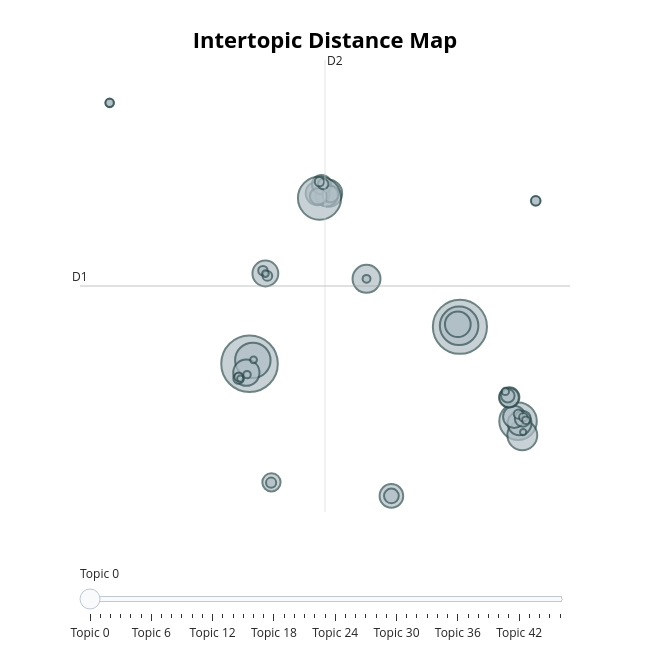

The notebook cell this image was saved under:
### Code cell
fig = topic_model.visualize_topics()
fig.show()
fig.write_html(r"C:\Users\Lyk\Desktop\黑神话悟空-数据\英文评论\气泡图-4.0.html")

### Figure 1 — Plotly figure (JSON) as saved in the notebook; plotly's stock layout.template omitted (floating-point values rounded to 4 significant figures; data arrays with more than 128 entries replaced by an {"elided": "..."} marker saying what was removed)
{"data": [{"customdata": {"elided": "47x3 mixed values"}, "hovertemplate": "<b>Topic %{customdata[0]}</b><br>%{customdata[1]}<br>Size: %{customdata[2]}", "legendgroup": "", "marker": {"color": "#B0BEC5", "line": {"color": "DarkSlateGrey", "width": 2}, "size": [3071, 2814, 1424, 1350, 1205, 858, 749, 697, 663, 634, 642, 551, 534, 471, 465, 379, 376, 545, 360, 321, 259, 247, 268, 208, 175, 1790, 106, 81, 76, 85, 91, 84, 70, 70, 100, 107, 60, 66, 57, 91, 51, 53, 73, 45, 38, 43, 39], "sizemode": "area", "sizeref": 1.919, "symbol": "circle"}, "mode": "markers", "name": "", "orientation": "v", "showlegend": false, "type": "scatter", "x": [-4.169, 11.01, 10.96, 15.21, -3.931, 15.52, 4.274, 1.544, -4.4, 10.86, -3.026, 15.32, 6.069, 14.93, 1.399, 14.59, 14.55, 0.7455, 1.027, -2.588, 1.685, 15.55, 0.7884, 6.069, 14.47, 0.8821, 1.148, 15.23, 16.49, -3.201, -2.882, 0.8759, 15.59, -14.26, -2.61, -4.959, 4.274, -14.26, 15.78, 16.49, 14.29, -4.349, -4.95, -3.88, 15.58, -3.023, -4.835], "xaxis": "x", "y": [1.497, 3.707, 3.766, -1.947, 1.697, -2.792, 6.581, 11.71, 0.9579, 3.859, 6.9, -2.076, -6.426, -1.686, 11.58, -0.5138, -0.5312, 11.71, 12.23, -5.611, 11.66, -1.797, 11.53, -6.426, -0.4208, 11.42, 12.26, -1.526, 11.26, 7.075, 6.756, 12.41, -1.716, 17.12, -5.634, 0.6104, 6.581, 17.12, -1.892, 11.26, -0.165, 0.8406, 0.7136, 1.729, -2.607, 6.897, 0.5944], "yaxis": "y"}], "layout": {"annotations": [{"showarrow": false, "text": "D1", "x": -16.4, "y": 6.152, "yshift": 10}, {"showarrow": false, "text": "D2", "x": 1.277, "xshift": 10, "y": 19.69}], "height": 650, "hoverlabel": {"bgcolor": "white", "font": {"family": "Rockwell", "size": 16}}, "legend": {"itemsizing": "constant", "tracegroupgap": 0}, "margin": {"t": 60}, "shapes": [{"line": {"color": "#CFD8DC", "width": 2}, "type": "line", "x0": 1.277, "x1": 1.277, "y0": -7.389, "y1": 19.69}, {"line": {"color": "#9E9E9E", "width": 2}, "type": "line", "x0": -16.4, "x1": 18.96, "y0": 6.152, "y1": 6.152}], "sliders": [{"active": 0, "pad": {"t": 50}, "steps": [{"args": [{"marker.color": [["red", "#B0BEC5", "#B0BEC5", "#B0BEC5", "#B0BEC5", "#B0BEC5", "#B0BEC5", "#B0BEC5", "#B0BEC5", "#B0BEC5", "#B0BEC5", "#B0BEC5", "#B0BEC5", "#B0BEC5", "#B0BEC5", "#B0BEC5", "#B0BEC5", "#B0BEC5", "#B0BEC5", "#B0BEC5", "#B0BEC5", "#B0BEC5", "#B0BEC5", "#B0BEC5", "#B0BEC5", "#B0BEC5", "#B0BEC5", "#B0BEC5", "#B0BEC5", "#B0BEC5", "#B0BEC5", "#B0BEC5", "#B0BEC5", "#B0BEC5", "#B0BEC5", "#B0BEC5", "#B0BEC5", "#B0BEC5", "#B0BEC5", "#B0BEC5", "#B0BEC5", "#B0BEC5", "#B0BEC5", "#B0BEC5", "#B0BEC5", "#B0BEC5", "#B0BEC5"]]}], "label": "Topic 0", "method": "update"}, {"args": [{"marker.color": [["#B0BEC5", "red", "#B0BEC5", "#B0BEC5", "#B0BEC5", "#B0BEC5", "#B0BEC5", "#B0BEC5", "#B0BEC5", "#B0BEC5", "#B0BEC5", "#B0BEC5", "#B0BEC5", "#B0BEC5", "#B0BEC5", "#B0BEC5", "#B0BEC5", "#B0BEC5", "#B0BEC5", "#B0BEC5", "#B0BEC5", "#B0BEC5", "#B0BEC5", "#B0BEC5", "#B0BEC5", "#B0BEC5", "#B0BEC5", "#B0BEC5", "#B0BEC5", "#B0BEC5", "#B0BEC5", "#B0BEC5", "#B0BEC5", "#B0BEC5", "#B0BEC5", "#B0BEC5", "#B0BEC5", "#B0BEC5", "#B0BEC5", "#B0BEC5", "#B0BEC5", "#B0BEC5", "#B0BEC5", "#B0BEC5", "#B0BEC5", "#B0BEC5", "#B0BEC5"]]}], "label": "Topic 1", "method": "update"}, {"args": [{"marker.color": [["#B0BEC5", "#B0BEC5", "red", "#B0BEC5", "#B0BEC5", "#B0BEC5", "#B0BEC5", "#B0BEC5", "#B0BEC5", "#B0BEC5", "#B0BEC5", "#B0BEC5", "#B0BEC5", "#B0BEC5", "#B0BEC5", "#B0BEC5", "#B0BEC5", "#B0BEC5", "#B0BEC5", "#B0BEC5", "#B0BEC5", "#B0BEC5", "#B0BEC5", "#B0BEC5", "#B0BEC5", "#B0BEC5", "#B0BEC5", "#B0BEC5", "#B0BEC5", "#B0BEC5", "#B0BEC5", "#B0BEC5", "#B0BEC5", "#B0BEC5", "#B0BEC5", "#B0BEC5", "#B0BEC5", "#B0BEC5", "#B0BEC5", "#B0BEC5", "#B0BEC5", "#B0BEC5", "#B0BEC5", "#B0BEC5", "#B0BEC5", "#B0BEC5", "#B0BEC5"]]}], "label": "Topic 2", "method": "update"}, {"args": [{"marker.color": [["#B0BEC5", "#B0BEC5", "#B0BEC5", "red", "#B0BEC5", "#B0BEC5", "#B0BEC5", "#B0BEC5", "#B0BEC5", "#B0BEC5", "#B0BEC5", "#B0BEC5", "#B0BEC5", "#B0BEC5", "#B0BEC5", "#B0BEC5", "#B0BEC5", "#B0BEC5", "#B0BEC5", "#B0BEC5", "#B0BEC5", "#B0BEC5", "#B0BEC5", "#B0BEC5", "#B0BEC5", "#B0BEC5", "#B0BEC5", "#B0BEC5", "#B0BEC5", "#B0BEC5", "#B0BEC5", "#B0BEC5", "#B0BEC5", "#B0BEC5", "#B0BEC5", "#B0BEC5", "#B0BEC5", "#B0BEC5", "#B0BEC5", "#B0BEC5", "#B0BEC5", "#B0BEC5", "#B0BEC5", "#B0BEC5", "#B0BEC5", "#B0BEC5", "#B0BEC5"]]}], "label": "Topic 3", "method": "update"}, {"args": [{"marker.color": [["#B0BEC5", "#B0BEC5", "#B0BEC5", "#B0BEC5", "red", "#B0BEC5", "#B0BEC5", "#B0BEC5", "#B0BEC5", "#B0BEC5", "#B0BEC5", "#B0BEC5", "#B0BEC5", "#B0BEC5", "#B0BEC5", "#B0BEC5", "#B0BEC5", "#B0BEC5", "#B0BEC5", "#B0BEC5", "#B0BEC5", "#B0BEC5", "#B0BEC5", "#B0BEC5", "#B0BEC5", "#B0BEC5", "#B0BEC5", "#B0BEC5", "#B0BEC5", "#B0BEC5", "#B0BEC5", "#B0BEC5", "#B0BEC5", "#B0BEC5", "#B0BEC5", "#B0BEC5", "#B0BEC5", "#B0BEC5", "#B0BEC5", "#B0BEC5", "#B0BEC5", "#B0BEC5", "#B0BEC5", "#B0BEC5", "#B0BEC5", "#B0BEC5", "#B0BEC5"]]}], "label": "Topic 4", "method": "update"}, {"args": [{"marker.color": [["#B0BEC5", "#B0BEC5", "#B0BEC5", "#B0BEC5", "#B0BEC5", "red", "#B0BEC5", "#B0BEC5", "#B0BEC5", "#B0BEC5", "#B0BEC5", "#B0BEC5", "#B0BEC5", "#B0BEC5", "#B0BEC5", "#B0BEC5", "#B0BEC5", "#B0BEC5", "#B0BEC5", "#B0BEC5", "#B0BEC5", "#B0BEC5", "#B0BEC5", "#B0BEC5", "#B0BEC5", "#B0BEC5", "#B0BEC5", "#B0BEC5", "#B0BEC5", "#B0BEC5", "#B0BEC5", "#B0BEC5", "#B0BEC5", "#B0BEC5", "#B0BEC5", "#B0BEC5", "#B0BEC5", "#B0BEC5", "#B0BEC5", "#B0BEC5", "#B0BEC5", "#B0BEC5", "#B0BEC5", "#B0BEC5", "#B0BEC5", "#B0BEC5", "#B0BEC5"]]}], "label": "Topic 5", "method": "update"}, {"args": [{"marker.color": [["#B0BEC5", "#B0BEC5", "#B0BEC5", "#B0BEC5", "#B0BEC5", "#B0BEC5", "red", "#B0BEC5", "#B0BEC5", "#B0BEC5", "#B0BEC5", "#B0BEC5", "#B0BEC5", "#B0BEC5", "#B0BEC5", "#B0BEC5", "#B0BEC5", "#B0BEC5", "#B0BEC5", "#B0BEC5", "#B0BEC5", "#B0BEC5", "#B0BEC5", "#B0BEC5", "#B0BEC5", "#B0BEC5", "#B0BEC5", "#B0BEC5", "#B0BEC5", "#B0BEC5", "#B0BEC5", "#B0BEC5", "#B0BEC5", "#B0BEC5", "#B0BEC5", "#B0BEC5", "#B0BEC5", "#B0BEC5", "#B0BEC5", "#B0BEC5", "#B0BEC5", "#B0BEC5", "#B0BEC5", "#B0BEC5", "#B0BEC5", "#B0BEC5", "#B0BEC5"]]}], "label": "Topic 6", "method": "update"}, {"args": [{"marker.color": [["#B0BEC5", "#B0BEC5", "#B0BEC5", "#B0BEC5", "#B0BEC5", "#B0BEC5", "#B0BEC5", "red", "#B0BEC5", "#B0BEC5", "#B0BEC5", "#B0BEC5", "#B0BEC5", "#B0BEC5", "#B0BEC5", "#B0BEC5", "#B0BEC5", "#B0BEC5", "#B0BEC5", "#B0BEC5", "#B0BEC5", "#B0BEC5", "#B0BEC5", "#B0BEC5", "#B0BEC5", "#B0BEC5", "#B0BEC5", "#B0BEC5", "#B0BEC5", "#B0BEC5", "#B0BEC5", "#B0BEC5", "#B0BEC5", "#B0BEC5", "#B0BEC5", "#B0BEC5", "#B0BEC5", "#B0BEC5", "#B0BEC5", "#B0BEC5", "#B0BEC5", "#B0BEC5", "#B0BEC5", "#B0BEC5", "#B0BEC5", "#B0BEC5", "#B0BEC5"]]}], "label": "Topic 7", "method": "update"}, {"args": [{"marker.color": [["#B0BEC5", "#B0BEC5", "#B0BEC5", "#B0BEC5", "#B0BEC5", "#B0BEC5", "#B0BEC5", "#B0BEC5", "red", "#B0BEC5", "#B0BEC5", "#B0BEC5", "#B0BEC5", "#B0BEC5", "#B0BEC5", "#B0BEC5", "#B0BEC5", "#B0BEC5", "#B0BEC5", "#B0BEC5", "#B0BEC5", "#B0BEC5", "#B0BEC5", "#B0BEC5", "#B0BEC5", "#B0BEC5", "#B0BEC5", "#B0BEC5", "#B0BEC5", "#B0BEC5", "#B0BEC5", "#B0BEC5", "#B0BEC5", "#B0BEC5", "#B0BEC5", "#B0BEC5", "#B0BEC5", "#B0BEC5", "#B0BEC5", "#B0BEC5", "#B0BEC5", "#B0BEC5", "#B0BEC5", "#B0BEC5", "#B0BEC5", "#B0BEC5", "#B0BEC5"]]}], "label": "Topic 8", "method": "update"}, {"args": [{"marker.color": [["#B0BEC5", "#B0BEC5", "#B0BEC5", "#B0BEC5", "#B0BEC5", "#B0BEC5", "#B0BEC5", "#B0BEC5", "#B0BEC5", "red", "#B0BEC5", "#B0BEC5", "#B0BEC5", "#B0BEC5", "#B0BEC5", "#B0BEC5", "#B0BEC5", "#B0BEC5", "#B0BEC5", "#B0BEC5", "#B0BEC5", "#B0BEC5", "#B0BEC5", "#B0BEC5", "#B0BEC5", "#B0BEC5", "#B0BEC5", "#B0BEC5", "#B0BEC5", "#B0BEC5", "#B0BEC5", "#B0BEC5", "#B0BEC5", "#B0BEC5", "#B0BEC5", "#B0BEC5", "#B0BEC5", "#B0BEC5", "#B0BEC5", "#B0BEC5", "#B0BEC5", "#B0BEC5", "#B0BEC5", "#B0BEC5", "#B0BEC5", "#B0BEC5", "#B0BEC5"]]}], "label": "Topic 9", "method": "update"}, {"args": [{"marker.color": [["#B0BEC5", "#B0BEC5", "#B0BEC5", "#B0BEC5", "#B0BEC5", "#B0BEC5", "#B0BEC5", "#B0BEC5", "#B0BEC5", "#B0BEC5", "red", "#B0BEC5", "#B0BEC5", "#B0BEC5", "#B0BEC5", "#B0BEC5", "#B0BEC5", "#B0BEC5", "#B0BEC5", "#B0BEC5", "#B0BEC5", "#B0BEC5", "#B0BEC5", "#B0BEC5", "#B0BEC5", "#B0BEC5", "#B0BEC5", "#B0BEC5", "#B0BEC5", "#B0BEC5", "#B0BEC5", "#B0BEC5", "#B0BEC5", "#B0BEC5", "#B0BEC5", "#B0BEC5", "#B0BEC5", "#B0BEC5", "#B0BEC5", "#B0BEC5", "#B0BEC5", "#B0BEC5", "#B0BEC5", "#B0BEC5", "#B0BEC5", "#B0BEC5", "#B0BEC5"]]}], "label": "Topic 10", "method": "update"}, {"args": [{"marker.color": [["#B0BEC5", "#B0BEC5", "#B0BEC5", "#B0BEC5", "#B0BEC5", "#B0BEC5", "#B0BEC5", "#B0BEC5", "#B0BEC5", "#B0BEC5", "#B0BEC5", "red", "#B0BEC5", "#B0BEC5", "#B0BEC5", "#B0BEC5", "#B0BEC5", "#B0BEC5", "#B0BEC5", "#B0BEC5", "#B0BEC5", "#B0BEC5", "#B0BEC5", "#B0BEC5", "#B0BEC5", "#B0BEC5", "#B0BEC5", "#B0BEC5", "#B0BEC5", "#B0BEC5", "#B0BEC5", "#B0BEC5", "#B0BEC5", "#B0BEC5", "#B0BEC5", "#B0BEC5", "#B0BEC5", "#B0BEC5", "#B0BEC5", "#B0BEC5", "#B0BEC5", "#B0BEC5", "#B0BEC5", "#B0BEC5", "#B0BEC5", "#B0BEC5", "#B0BEC5"]]}], "label": "Topic 11", "method": "update"}, {"args": [{"marker.color": [["#B0BEC5", "#B0BEC5", "#B0BEC5", "#B0BEC5", "#B0BEC5", "#B0BEC5", "#B0BEC5", "#B0BEC5", "#B0BEC5", "#B0BEC5", "#B0BEC5", "#B0BEC5", "red", "#B0BEC5", "#B0BEC5", "#B0BEC5", "#B0BEC5", "#B0BEC5", "#B0BEC5", "#B0BEC5", "#B0BEC5", "#B0BEC5", "#B0BEC5", "#B0BEC5", "#B0BEC5", "#B0BEC5", "#B0BEC5", "#B0BEC5", "#B0BEC5", "#B0BEC5", "#B0BEC5", "#B0BEC5", "#B0BEC5", "#B0BEC5", "#B0BEC5", "#B0BEC5", "#B0BEC5", "#B0BEC5", "#B0BEC5", "#B0BEC5", "#B0BEC5", "#B0BEC5", "#B0BEC5", "#B0BEC5", "#B0BEC5", "#B0BEC5", "#B0BEC5"]]}], "label": "Topic 12", "method": "update"}, {"args": [{"marker.color": [["#B0BEC5", "#B0BEC5", "#B0BEC5", "#B0BEC5", "#B0BEC5", "#B0BEC5", "#B0BEC5", "#B0BEC5", "#B0BEC5", "#B0BEC5", "#B0BEC5", "#B0BEC5", "#B0BEC5", "red", "#B0BEC5", "#B0BEC5", "#B0BEC5", "#B0BEC5", "#B0BEC5", "#B0BEC5", "#B0BEC5", "#B0BEC5", "#B0BEC5", "#B0BEC5", "#B0BEC5", "#B0BEC5", "#B0BEC5", "#B0BEC5", "#B0BEC5", "#B0BEC5", "#B0BEC5", "#B0BEC5", "#B0BEC5", "#B0BEC5", "#B0BEC5", "#B0BEC5", "#B0BEC5", "#B0BEC5", "#B0BEC5", "#B0BEC5", "#B0BEC5", "#B0BEC5", "#B0BEC5", "#B0BEC5", "#B0BEC5", "#B0BEC5", "#B0BEC5"]]}], "label": "Topic 13", "method": "update"}, {"args": [{"marker.color": [["#B0BEC5", "#B0BEC5", "#B0BEC5", "#B0BEC5", "#B0BEC5", "#B0BEC5", "#B0BEC5", "#B0BEC5", "#B0BEC5", "#B0BEC5", "#B0BEC5", "#B0BEC5", "#B0BEC5", "#B0BEC5", "red", "#B0BEC5", "#B0BEC5", "#B0BEC5", "#B0BEC5", "#B0BEC5", "#B0BEC5", "#B0BEC5", "#B0BEC5", "#B0BEC5", "#B0BEC5", "#B0BEC5", "#B0BEC5", "#B0BEC5", "#B0BEC5", "#B0BEC5", "#B0BEC5", "#B0BEC5", "#B0BEC5", "#B0BEC5", "#B0BEC5", "#B0BEC5", "#B0BEC5", "#B0BEC5", "#B0BEC5", "#B0BEC5", "#B0BEC5", "#B0BEC5", "#B0BEC5", "#B0BEC5", "#B0BEC5", "#B0BEC5", "#B0BEC5"]]}], "label": "Topic 14", "method": "update"}, {"args": [{"marker.color": [["#B0BEC5", "#B0BEC5", "#B0BEC5", "#B0BEC5", "#B0BEC5", "#B0BEC5", "#B0BEC5", "#B0BEC5", "#B0BEC5", "#B0BEC5", "#B0BEC5", "#B0BEC5", "#B0BEC5", "#B0BEC5", "#B0BEC5", "red", "#B0BEC5", "#B0BEC5", "#B0BEC5", "#B0BEC5", "#B0BEC5", "#B0BEC5", "#B0BEC5", "#B0BEC5", "#B0BEC5", "#B0BEC5", "#B0BEC5", "#B0BEC5", "#B0BEC5", "#B0BEC5", "#B0BEC5", "#B0BEC5", "#B0BEC5", "#B0BEC5", "#B0BEC5", "#B0BEC5", "#B0BEC5", "#B0BEC5", "#B0BEC5", "#B0BEC5", "#B0BEC5", "#B0BEC5", "#B0BEC5", "#B0BEC5", "#B0BEC5", "#B0BEC5", "#B0BEC5"]]}], "label": "Topic 15", "method": "update"}, {"args": [{"marker.color": [["#B0BEC5", "#B0BEC5", "#B0BEC5", "#B0BEC5", "#B0BEC5", "#B0BEC5", "#B0BEC5", "#B0BEC5", "#B0BEC5", "#B0BEC5", "#B0BEC5", "#B0BEC5", "#B0BEC5", "#B0BEC5", "#B0BEC5", "#B0BEC5", "red", "#B0BEC5", "#B0BEC5", "#B0BEC5", "#B0BEC5", "#B0BEC5", "#B0BEC5", "#B0BEC5", "#B0BEC5", "#B0BEC5", "#B0BEC5", "#B0BEC5", "#B0BEC5", "#B0BEC5", "#B0BEC5", "#B0BEC5", "#B0BEC5", "#B0BEC5", "#B0BEC5", "#B0BEC5", "#B0BEC5", "#B0BEC5", "#B0BEC5", "#B0BEC5", "#B0BEC5", "#B0BEC5", "#B0BEC5", "#B0BEC5", "#B0BEC5", "#B0BEC5", "#B0BEC5"]]}], "label": "Topic 16", "method": "update"}, {"args": [{"marker.color": [["#B0BEC5", "#B0BEC5", "#B0BEC5", "#B0BEC5", "#B0BEC5", "#B0BEC5", "#B0BEC5", "#B0BEC5", "#B0BEC5", "#B0BEC5", "#B0BEC5", "#B0BEC5", "#B0BEC5", "#B0BEC5", "#B0BEC5", "#B0BEC5", "#B0BEC5", "red", "#B0BEC5", "#B0BEC5", "#B0BEC5", "#B0BEC5", "#B0BEC5", "#B0BEC5", "#B0BEC5", "#B0BEC5", "#B0BEC5", "#B0BEC5", "#B0BEC5", "#B0BEC5", "#B0BEC5", "#B0BEC5", "#B0BEC5", "#B0BEC5", "#B0BEC5", "#B0BEC5", "#B0BEC5", "#B0BEC5", "#B0BEC5", "#B0BEC5", "#B0BEC5", "#B0BEC5", "#B0BEC5", "#B0BEC5", "#B0BEC5", "#B0BEC5", "#B0BEC5"]]}], "label": "Topic 17", "method": "update"}, {"args": [{"marker.color": [["#B0BEC5", "#B0BEC5", "#B0BEC5", "#B0BEC5", "#B0BEC5", "#B0BEC5", "#B0BEC5", "#B0BEC5", "#B0BEC5", "#B0BEC5", "#B0BEC5", "#B0BEC5", "#B0BEC5", "#B0BEC5", "#B0BEC5", "#B0BEC5", "#B0BEC5", "#B0BEC5", "red", "#B0BEC5", "#B0BEC5", "#B0BEC5", "#B0BEC5", "#B0BEC5", "#B0BEC5", "#B0BEC5", "#B0BEC5", "#B0BEC5", "#B0BEC5", "#B0BEC5", "#B0BEC5", "#B0BEC5", "#B0BEC5", "#B0BEC5", "#B0BEC5", "#B0BEC5", "#B0BEC5", "#B0BEC5", "#B0BEC5", "#B0BEC5", "#B0BEC5", "#B0BEC5", "#B0BEC5", "#B0BEC5", "#B0BEC5", "#B0BEC5", "#B0BEC5"]]}], "label": "Topic 18", "method": "update"}, {"args": [{"marker.color": [["#B0BEC5", "#B0BEC5", "#B0BEC5", "#B0BEC5", "#B0BEC5", "#B0BEC5", "#B0BEC5", "#B0BEC5", "#B0BEC5", "#B0BEC5", "#B0BEC5", "#B0BEC5", "#B0BEC5", "#B0BEC5", "#B0BEC5", "#B0BEC5", "#B0BEC5", "#B0BEC5", "#B0BEC5", "red", "#B0BEC5", "#B0BEC5", "#B0BEC5", "#B0BEC5", "#B0BEC5", "#B0BEC5", "#B0BEC5", "#B0BEC5", "#B0BEC5", "#B0BEC5", "#B0BEC5", "#B0BEC5", "#B0BEC5", "#B0BEC5", "#B0BEC5", "#B0BEC5", "#B0BEC5", "#B0BEC5", "#B0BEC5", "#B0BEC5", "#B0BEC5", "#B0BEC5", "#B0BEC5", "#B0BEC5", "#B0BEC5", "#B0BEC5", "#B0BEC5"]]}], "label": "Topic 19", "method": "update"}, {"args": [{"marker.color": [["#B0BEC5", "#B0BEC5", "#B0BEC5", "#B0BEC5", "#B0BEC5", "#B0BEC5", "#B0BEC5", "#B0BEC5", "#B0BEC5", "#B0BEC5", "#B0BEC5", "#B0BEC5", "#B0BEC5", "#B0BEC5", "#B0BEC5", "#B0BEC5", "#B0BEC5", "#B0BEC5", "#B0BEC5", "#B0BEC5", "red", "#B0BEC5", "#B0BEC5", "#B0BEC5", "#B0BEC5", "#B0BEC5", "#B0BEC5", "#B0BEC5", "#B0BEC5", "#B0BEC5", "#B0BEC5", "#B0BEC5", "#B0BEC5", "#B0BEC5", "#B0BEC5", "#B0BEC5", "#B0BEC5", "#B0BEC5", "#B0BEC5", "#B0BEC5", "#B0BEC5", "#B0BEC5", "#B0BEC5", "#B0BEC5", "#B0BEC5", "#B0BEC5", "#B0BEC5"]]}], "label": "Topic 20", "method": "update"}, {"args": [{"marker.color": [["#B0BEC5", "#B0BEC5", "#B0BEC5", "#B0BEC5", "#B0BEC5", "#B0BEC5", "#B0BEC5", "#B0BEC5", "#B0BEC5", "#B0BEC5", "#B0BEC5", "#B0BEC5", "#B0BEC5", "#B0BEC5", "#B0BEC5", "#B0BEC5", "#B0BEC5", "#B0BEC5", "#B0BEC5", "#B0BEC5", "#B0BEC5", "red", "#B0BEC5", "#B0BEC5", "#B0BEC5", "#B0BEC5", "#B0BEC5", "#B0BEC5", "#B0BEC5", "#B0BEC5", "#B0BEC5", "#B0BEC5", "#B0BEC5", "#B0BEC5", "#B0BEC5", "#B0BEC5", "#B0BEC5", "#B0BEC5", "#B0BEC5", "#B0BEC5", "#B0BEC5", "#B0BEC5", "#B0BEC5", "#B0BEC5", "#B0BEC5", "#B0BEC5", "#B0BEC5"]]}], "label": "Topic 21", "method": "update"}, {"args": [{"marker.color": [["#B0BEC5", "#B0BEC5", "#B0BEC5", "#B0BEC5", "#B0BEC5", "#B0BEC5", "#B0BEC5", "#B0BEC5", "#B0BEC5", "#B0BEC5", "#B0BEC5", "#B0BEC5", "#B0BEC5", "#B0BEC5", "#B0BEC5", "#B0BEC5", "#B0BEC5", "#B0BEC5", "#B0BEC5", "#B0BEC5", "#B0BEC5", "#B0BEC5", "red", "#B0BEC5", "#B0BEC5", "#B0BEC5", "#B0BEC5", "#B0BEC5", "#B0BEC5", "#B0BEC5", "#B0BEC5", "#B0BEC5", "#B0BEC5", "#B0BEC5", "#B0BEC5", "#B0BEC5", "#B0BEC5", "#B0BEC5", "#B0BEC5", "#B0BEC5", "#B0BEC5", "#B0BEC5", "#B0BEC5", "#B0BEC5", "#B0BEC5", "#B0BEC5", "#B0BEC5"]]}], "label": "Topic 22", "method": "update"}, {"args": [{"marker.color": [["#B0BEC5", "#B0BEC5", "#B0BEC5", "#B0BEC5", "#B0BEC5", "#B0BEC5", "#B0BEC5", "#B0BEC5", "#B0BEC5", "#B0BEC5", "#B0BEC5", "#B0BEC5", "#B0BEC5", "#B0BEC5", "#B0BEC5", "#B0BEC5", "#B0BEC5", "#B0BEC5", "#B0BEC5", "#B0BEC5", "#B0BEC5", "#B0BEC5", "#B0BEC5", "red", "#B0BEC5", "#B0BEC5", "#B0BEC5", "#B0BEC5", "#B0BEC5", "#B0BEC5", "#B0BEC5", "#B0BEC5", "#B0BEC5", "#B0BEC5", "#B0BEC5", "#B0BEC5", "#B0BEC5", "#B0BEC5", "#B0BEC5", "#B0BEC5", "#B0BEC5", "#B0BEC5", "#B0BEC5", "#B0BEC5", "#B0BEC5", "#B0BEC5", "#B0BEC5"]]}], "label": "Topic 23", "method": "update"}, {"args": [{"marker.color": [["#B0BEC5", "#B0BEC5", "#B0BEC5", "#B0BEC5", "#B0BEC5", "#B0BEC5", "#B0BEC5", "#B0BEC5", "#B0BEC5", "#B0BEC5", "#B0BEC5", "#B0BEC5", "#B0BEC5", "#B0BEC5", "#B0BEC5", "#B0BEC5", "#B0BEC5", "#B0BEC5", "#B0BEC5", "#B0BEC5", "#B0BEC5", "#B0BEC5", "#B0BEC5", "#B0BEC5", "red", "#B0BEC5", "#B0BEC5", "#B0BEC5", "#B0BEC5", "#B0BEC5", "#B0BEC5", "#B0BEC5", "#B0BEC5", "#B0BEC5", "#B0BEC5", "#B0BEC5", "#B0BEC5", "#B0BEC5", "#B0BEC5", "#B0BEC5", "#B0BEC5", "#B0BEC5", "#B0BEC5", "#B0BEC5", "#B0BEC5", "#B0BEC5", "#B0BEC5"]]}], "label": "Topic 24", "method": "update"}, {"args": [{"marker.color": [["#B0BEC5", "#B0BEC5", "#B0BEC5", "#B0BEC5", "#B0BEC5", "#B0BEC5", "#B0BEC5", "#B0BEC5", "#B0BEC5", "#B0BEC5", "#B0BEC5", "#B0BEC5", "#B0BEC5", "#B0BEC5", "#B0BEC5", "#B0BEC5", "#B0BEC5", "#B0BEC5", "#B0BEC5", "#B0BEC5", "#B0BEC5", "#B0BEC5", "#B0BEC5", "#B0BEC5", "#B0BEC5", "red", "#B0BEC5", "#B0BEC5", "#B0BEC5", "#B0BEC5", "#B0BEC5", "#B0BEC5", "#B0BEC5", "#B0BEC5", "#B0BEC5", "#B0BEC5", "#B0BEC5", "#B0BEC5", "#B0BEC5", "#B0BEC5", "#B0BEC5", "#B0BEC5", "#B0BEC5", "#B0BEC5", "#B0BEC5", "#B0BEC5", "#B0BEC5"]]}], "label": "Topic 25", "method": "update"}, {"args": [{"marker.color": [["#B0BEC5", "#B0BEC5", "#B0BEC5", "#B0BEC5", "#B0BEC5", "#B0BEC5", "#B0BEC5", "#B0BEC5", "#B0BEC5", "#B0BEC5", "#B0BEC5", "#B0BEC5", "#B0BEC5", "#B0BEC5", "#B0BEC5", "#B0BEC5", "#B0BEC5", "#B0BEC5", "#B0BEC5", "#B0BEC5", "#B0BEC5", "#B0BEC5", "#B0BEC5", "#B0BEC5", "#B0BEC5", "#B0BEC5", "red", "#B0BEC5", "#B0BEC5", "#B0BEC5", "#B0BEC5", "#B0BEC5", "#B0BEC5", "#B0BEC5", "#B0BEC5", "#B0BEC5", "#B0BEC5", "#B0BEC5", "#B0BEC5", "#B0BEC5", "#B0BEC5", "#B0BEC5", "#B0BEC5", "#B0BEC5", "#B0BEC5", "#B0BEC5", "#B0BEC5"]]}], "label": "Topic 26", "method": "update"}, {"args": [{"marker.color": [["#B0BEC5", "#B0BEC5", "#B0BEC5", "#B0BEC5", "#B0BEC5", "#B0BEC5", "#B0BEC5", "#B0BEC5", "#B0BEC5", "#B0BEC5", "#B0BEC5", "#B0BEC5", "#B0BEC5", "#B0BEC5", "#B0BEC5", "#B0BEC5", "#B0BEC5", "#B0BEC5", "#B0BEC5", "#B0BEC5", "#B0BEC5", "#B0BEC5", "#B0BEC5", "#B0BEC5", "#B0BEC5", "#B0BEC5", "#B0BEC5", "red", "#B0BEC5", "#B0BEC5", "#B0BEC5", "#B0BEC5", "#B0BEC5", "#B0BEC5", "#B0BEC5", "#B0BEC5", "#B0BEC5", "#B0BEC5", "#B0BEC5", "#B0BEC5", "#B0BEC5", "#B0BEC5", "#B0BEC5", "#B0BEC5", "#B0BEC5", "#B0BEC5", "#B0BEC5"]]}], "label": "Topic 27", "method": "update"}, {"args": [{"marker.color": [["#B0BEC5", "#B0BEC5", "#B0BEC5", "#B0BEC5", "#B0BEC5", "#B0BEC5", "#B0BEC5", "#B0BEC5", "#B0BEC5", "#B0BEC5", "#B0BEC5", "#B0BEC5", "#B0BEC5", "#B0BEC5", "#B0BEC5", "#B0BEC5", "#B0BEC5", "#B0BEC5", "#B0BEC5", "#B0BEC5", "#B0BEC5", "#B0BEC5", "#B0BEC5", "#B0BEC5", "#B0BEC5", "#B0BEC5", "#B0BEC5", "#B0BEC5", "red", "#B0BEC5", "#B0BEC5", "#B0BEC5", "#B0BEC5", "#B0BEC5", "#B0BEC5", "#B0BEC5", "#B0BEC5", "#B0BEC5", "#B0BEC5", "#B0BEC5", "#B0BEC5", "#B0BEC5", "#B0BEC5", "#B0BEC5", "#B0BEC5", "#B0BEC5", "#B0BEC5"]]}], "label": "Topic 28", "method": "update"}, {"args": [{"marker.color": [["#B0BEC5", "#B0BEC5", "#B0BEC5", "#B0BEC5", "#B0BEC5", "#B0BEC5", "#B0BEC5", "#B0BEC5", "#B0BEC5", "#B0BEC5", "#B0BEC5", "#B0BEC5", "#B0BEC5", "#B0BEC5", "#B0BEC5", "#B0BEC5", "#B0BEC5", "#B0BEC5", "#B0BEC5", "#B0BEC5", "#B0BEC5", "#B0BEC5", "#B0BEC5", "#B0BEC5", "#B0BEC5", "#B0BEC5", "#B0BEC5", "#B0BEC5", "#B0BEC5", "red", "#B0BEC5", "#B0BEC5", "#B0BEC5", "#B0BEC5", "#B0BEC5", "#B0BEC5", "#B0BEC5", "#B0BEC5", "#B0BEC5", "#B0BEC5", "#B0BEC5", "#B0BEC5", "#B0BEC5", "#B0BEC5", "#B0BEC5", "#B0BEC5", "#B0BEC5"]]}], "label": "Topic 29", "method": "update"}, {"args": [{"marker.color": [["#B0BEC5", "#B0BEC5", "#B0BEC5", "#B0BEC5", "#B0BEC5", "#B0BEC5", "#B0BEC5", "#B0BEC5", "#B0BEC5", "#B0BEC5", "#B0BEC5", "#B0BEC5", "#B0BEC5", "#B0BEC5", "#B0BEC5", "#B0BEC5", "#B0BEC5", "#B0BEC5", "#B0BEC5", "#B0BEC5", "#B0BEC5", "#B0BEC5", "#B0BEC5", "#B0BEC5", "#B0BEC5", "#B0BEC5", "#B0BEC5", "#B0BEC5", "#B0BEC5", "#B0BEC5", "red", "#B0BEC5", "#B0BEC5", "#B0BEC5", "#B0BEC5", "#B0BEC5", "#B0BEC5", "#B0BEC5", "#B0BEC5", "#B0BEC5", "#B0BEC5", "#B0BEC5", "#B0BEC5", "#B0BEC5", "#B0BEC5", "#B0BEC5", "#B0BEC5"]]}], "label": "Topic 30", "method": "update"}, {"args": [{"marker.color": [["#B0BEC5", "#B0BEC5", "#B0BEC5", "#B0BEC5", "#B0BEC5", "#B0BEC5", "#B0BEC5", "#B0BEC5", "#B0BEC5", "#B0BEC5", "#B0BEC5", "#B0BEC5", "#B0BEC5", "#B0BEC5", "#B0BEC5", "#B0BEC5", "#B0BEC5", "#B0BEC5", "#B0BEC5", "#B0BEC5", "#B0BEC5", "#B0BEC5", "#B0BEC5", "#B0BEC5", "#B0BEC5", "#B0BEC5", "#B0BEC5", "#B0BEC5", "#B0BEC5", "#B0BEC5", "#B0BEC5", "red", "#B0BEC5", "#B0BEC5", "#B0BEC5", "#B0BEC5", "#B0BEC5", "#B0BEC5", "#B0BEC5", "#B0BEC5", "#B0BEC5", "#B0BEC5", "#B0BEC5", "#B0BEC5", "#B0BEC5", "#B0BEC5", "#B0BEC5"]]}], "label": "Topic 31", "method": "update"}, {"args": [{"marker.color": [["#B0BEC5", "#B0BEC5", "#B0BEC5", "#B0BEC5", "#B0BEC5", "#B0BEC5", "#B0BEC5", "#B0BEC5", "#B0BEC5", "#B0BEC5", "#B0BEC5", "#B0BEC5", "#B0BEC5", "#B0BEC5", "#B0BEC5", "#B0BEC5", "#B0BEC5", "#B0BEC5", "#B0BEC5", "#B0BEC5", "#B0BEC5", "#B0BEC5", "#B0BEC5", "#B0BEC5", "#B0BEC5", "#B0BEC5", "#B0BEC5", "#B0BEC5", "#B0BEC5", "#B0BEC5", "#B0BEC5", "#B0BEC5", "red", "#B0BEC5", "#B0BEC5", "#B0BEC5", "#B0BEC5", "#B0BEC5", "#B0BEC5", "#B0BEC5", "#B0BEC5", "#B0BEC5", "#B0BEC5", "#B0BEC5", "#B0BEC5", "#B0BEC5", "#B0BEC5"]]}], "label": "Topic 32", "method": "update"}, {"args": [{"marker.color": [["#B0BEC5", "#B0BEC5", "#B0BEC5", "#B0BEC5", "#B0BEC5", "#B0BEC5", "#B0BEC5", "#B0BEC5", "#B0BEC5", "#B0BEC5", "#B0BEC5", "#B0BEC5", "#B0BEC5", "#B0BEC5", "#B0BEC5", "#B0BEC5", "#B0BEC5", "#B0BEC5", "#B0BEC5", "#B0BEC5", "#B0BEC5", "#B0BEC5", "#B0BEC5", "#B0BEC5", "#B0BEC5", "#B0BEC5", "#B0BEC5", "#B0BEC5", "#B0BEC5", "#B0BEC5", "#B0BEC5", "#B0BEC5", "#B0BEC5", "red", "#B0BEC5", "#B0BEC5", "#B0BEC5", "#B0BEC5", "#B0BEC5", "#B0BEC5", "#B0BEC5", "#B0BEC5", "#B0BEC5", "#B0BEC5", "#B0BEC5", "#B0BEC5", "#B0BEC5"]]}], "label": "Topic 33", "method": "update"}, {"args": [{"marker.color": [["#B0BEC5", "#B0BEC5", "#B0BEC5", "#B0BEC5", "#B0BEC5", "#B0BEC5", "#B0BEC5", "#B0BEC5", "#B0BEC5", "#B0BEC5", "#B0BEC5", "#B0BEC5", "#B0BEC5", "#B0BEC5", "#B0BEC5", "#B0BEC5", "#B0BEC5", "#B0BEC5", "#B0BEC5", "#B0BEC5", "#B0BEC5", "#B0BEC5", "#B0BEC5", "#B0BEC5", "#B0BEC5", "#B0BEC5", "#B0BEC5", "#B0BEC5", "#B0BEC5", "#B0BEC5", "#B0BEC5", "#B0BEC5", "#B0BEC5", "#B0BEC5", "red", "#B0BEC5", "#B0BEC5", "#B0BEC5", "#B0BEC5", "#B0BEC5", "#B0BEC5", "#B0BEC5", "#B0BEC5", "#B0BEC5", "#B0BEC5", "#B0BEC5", "#B0BEC5"]]}], "label": "Topic 34", "method": "update"}, {"args": [{"marker.color": [["#B0BEC5", "#B0BEC5", "#B0BEC5", "#B0BEC5", "#B0BEC5", "#B0BEC5", "#B0BEC5", "#B0BEC5", "#B0BEC5", "#B0BEC5", "#B0BEC5", "#B0BEC5", "#B0BEC5", "#B0BEC5", "#B0BEC5", "#B0BEC5", "#B0BEC5", "#B0BEC5", "#B0BEC5", "#B0BEC5", "#B0BEC5", "#B0BEC5", "#B0BEC5", "#B0BEC5", "#B0BEC5", "#B0BEC5", "#B0BEC5", "#B0BEC5", "#B0BEC5", "#B0BEC5", "#B0BEC5", "#B0BEC5", "#B0BEC5", "#B0BEC5", "#B0BEC5", "red", "#B0BEC5", "#B0BEC5", "#B0BEC5", "#B0BEC5", "#B0BEC5", "#B0BEC5", "#B0BEC5", "#B0BEC5", "#B0BEC5", "#B0BEC5", "#B0BEC5"]]}], "label": "Topic 35", "method": "update"}, {"args": [{"marker.color": [["#B0BEC5", "#B0BEC5", "#B0BEC5", "#B0BEC5", "#B0BEC5", "#B0BEC5", "#B0BEC5", "#B0BEC5", "#B0BEC5", "#B0BEC5", "#B0BEC5", "#B0BEC5", "#B0BEC5", "#B0BEC5", "#B0BEC5", "#B0BEC5", "#B0BEC5", "#B0BEC5", "#B0BEC5", "#B0BEC5", "#B0BEC5", "#B0BEC5", "#B0BEC5", "#B0BEC5", "#B0BEC5", "#B0BEC5", "#B0BEC5", "#B0BEC5", "#B0BEC5", "#B0BEC5", "#B0BEC5", "#B0BEC5", "#B0BEC5", "#B0BEC5", "#B0BEC5", "#B0BEC5", "red", "#B0BEC5", "#B0BEC5", "#B0BEC5", "#B0BEC5", "#B0BEC5", "#B0BEC5", "#B0BEC5", "#B0BEC5", "#B0BEC5", "#B0BEC5"]]}], "label": "Topic 36", "method": "update"}, {"args": [{"marker.color": [["#B0BEC5", "#B0BEC5", "#B0BEC5", "#B0BEC5", "#B0BEC5", "#B0BEC5", "#B0BEC5", "#B0BEC5", "#B0BEC5", "#B0BEC5", "#B0BEC5", "#B0BEC5", "#B0BEC5", "#B0BEC5", "#B0BEC5", "#B0BEC5", "#B0BEC5", "#B0BEC5", "#B0BEC5", "#B0BEC5", "#B0BEC5", "#B0BEC5", "#B0BEC5", "#B0BEC5", "#B0BEC5", "#B0BEC5", "#B0BEC5", "#B0BEC5", "#B0BEC5", "#B0BEC5", "#B0BEC5", "#B0BEC5", "#B0BEC5", "#B0BEC5", "#B0BEC5", "#B0BEC5", "#B0BEC5", "red", "#B0BEC5", "#B0BEC5", "#B0BEC5", "#B0BEC5", "#B0BEC5", "#B0BEC5", "#B0BEC5", "#B0BEC5", "#B0BEC5"]]}], "label": "Topic 37", "method": "update"}, {"args": [{"marker.color": [["#B0BEC5", "#B0BEC5", "#B0BEC5", "#B0BEC5", "#B0BEC5", "#B0BEC5", "#B0BEC5", "#B0BEC5", "#B0BEC5", "#B0BEC5", "#B0BEC5", "#B0BEC5", "#B0BEC5", "#B0BEC5", "#B0BEC5", "#B0BEC5", "#B0BEC5", "#B0BEC5", "#B0BEC5", "#B0BEC5", "#B0BEC5", "#B0BEC5", "#B0BEC5", "#B0BEC5", "#B0BEC5", "#B0BEC5", "#B0BEC5", "#B0BEC5", "#B0BEC5", "#B0BEC5", "#B0BEC5", "#B0BEC5", "#B0BEC5", "#B0BEC5", "#B0BEC5", "#B0BEC5", "#B0BEC5", "#B0BEC5", "red", "#B0BEC5", "#B0BEC5", "#B0BEC5", "#B0BEC5", "#B0BEC5", "#B0BEC5", "#B0BEC5", "#B0BEC5"]]}], "label": "Topic 38", "method": "update"}, {"args": [{"marker.color": [["#B0BEC5", "#B0BEC5", "#B0BEC5", "#B0BEC5", "#B0BEC5", "#B0BEC5", "#B0BEC5", "#B0BEC5", "#B0BEC5", "#B0BEC5", "#B0BEC5", "#B0BEC5", "#B0BEC5", "#B0BEC5", "#B0BEC5", "#B0BEC5", "#B0BEC5", "#B0BEC5", "#B0BEC5", "#B0BEC5", "#B0BEC5", "#B0BEC5", "#B0BEC5", "#B0BEC5", "#B0BEC5", "#B0BEC5", "#B0BEC5", "#B0BEC5", "#B0BEC5", "#B0BEC5", "#B0BEC5", "#B0BEC5", "#B0BEC5", "#B0BEC5", "#B0BEC5", "#B0BEC5", "#B0BEC5", "#B0BEC5", "#B0BEC5", "red", "#B0BEC5", "#B0BEC5", "#B0BEC5", "#B0BEC5", "#B0BEC5", "#B0BEC5", "#B0BEC5"]]}], "label": "Topic 39", "method": "update"}, {"args": [{"marker.color": [["#B0BEC5", "#B0BEC5", "#B0BEC5", "#B0BEC5", "#B0BEC5", "#B0BEC5", "#B0BEC5", "#B0BEC5", "#B0BEC5", "#B0BEC5", "#B0BEC5", "#B0BEC5", "#B0BEC5", "#B0BEC5", "#B0BEC5", "#B0BEC5", "#B0BEC5", "#B0BEC5", "#B0BEC5", "#B0BEC5", "#B0BEC5", "#B0BEC5", "#B0BEC5", "#B0BEC5", "#B0BEC5", "#B0BEC5", "#B0BEC5", "#B0BEC5", "#B0BEC5", "#B0BEC5", "#B0BEC5", "#B0BEC5", "#B0BEC5", "#B0BEC5", "#B0BEC5", "#B0BEC5", "#B0BEC5", "#B0BEC5", "#B0BEC5", "#B0BEC5", "red", "#B0BEC5", "#B0BEC5", "#B0BEC5", "#B0BEC5", "#B0BEC5", "#B0BEC5"]]}], "label": "Topic 40", "method": "update"}, {"args": [{"marker.color": [["#B0BEC5", "#B0BEC5", "#B0BEC5", "#B0BEC5", "#B0BEC5", "#B0BEC5", "#B0BEC5", "#B0BEC5", "#B0BEC5", "#B0BEC5", "#B0BEC5", "#B0BEC5", "#B0BEC5", "#B0BEC5", "#B0BEC5", "#B0BEC5", "#B0BEC5", "#B0BEC5", "#B0BEC5", "#B0BEC5", "#B0BEC5", "#B0BEC5", "#B0BEC5", "#B0BEC5", "#B0BEC5", "#B0BEC5", "#B0BEC5", "#B0BEC5", "#B0BEC5", "#B0BEC5", "#B0BEC5", "#B0BEC5", "#B0BEC5", "#B0BEC5", "#B0BEC5", "#B0BEC5", "#B0BEC5", "#B0BEC5", "#B0BEC5", "#B0BEC5", "#B0BEC5", "red", "#B0BEC5", "#B0BEC5", "#B0BEC5", "#B0BEC5", "#B0BEC5"]]}], "label": "Topic 41", "method": "update"}, {"args": [{"marker.color": [["#B0BEC5", "#B0BEC5", "#B0BEC5", "#B0BEC5", "#B0BEC5", "#B0BEC5", "#B0BEC5", "#B0BEC5", "#B0BEC5", "#B0BEC5", "#B0BEC5", "#B0BEC5", "#B0BEC5", "#B0BEC5", "#B0BEC5", "#B0BEC5", "#B0BEC5", "#B0BEC5", "#B0BEC5", "#B0BEC5", "#B0BEC5", "#B0BEC5", "#B0BEC5", "#B0BEC5", "#B0BEC5", "#B0BEC5", "#B0BEC5", "#B0BEC5", "#B0BEC5", "#B0BEC5", "#B0BEC5", "#B0BEC5", "#B0BEC5", "#B0BEC5", "#B0BEC5", "#B0BEC5", "#B0BEC5", "#B0BEC5", "#B0BEC5", "#B0BEC5", "#B0BEC5", "#B0BEC5", "red", "#B0BEC5", "#B0BEC5", "#B0BEC5", "#B0BEC5"]]}], "label": "Topic 42", "method": "update"}, {"args": [{"marker.color": [["#B0BEC5", "#B0BEC5", "#B0BEC5", "#B0BEC5", "#B0BEC5", "#B0BEC5", "#B0BEC5", "#B0BEC5", "#B0BEC5", "#B0BEC5", "#B0BEC5", "#B0BEC5", "#B0BEC5", "#B0BEC5", "#B0BEC5", "#B0BEC5", "#B0BEC5", "#B0BEC5", "#B0BEC5", "#B0BEC5", "#B0BEC5", "#B0BEC5", "#B0BEC5", "#B0BEC5", "#B0BEC5", "#B0BEC5", "#B0BEC5", "#B0BEC5", "#B0BEC5", "#B0BEC5", "#B0BEC5", "#B0BEC5", "#B0BEC5", "#B0BEC5", "#B0BEC5", "#B0BEC5", "#B0BEC5", "#B0BEC5", "#B0BEC5", "#B0BEC5", "#B0BEC5", "#B0BEC5", "#B0BEC5", "red", "#B0BEC5", "#B0BEC5", "#B0BEC5"]]}], "label": "Topic 43", "method": "update"}, {"args": [{"marker.color": [["#B0BEC5", "#B0BEC5", "#B0BEC5", "#B0BEC5", "#B0BEC5", "#B0BEC5", "#B0BEC5", "#B0BEC5", "#B0BEC5", "#B0BEC5", "#B0BEC5", "#B0BEC5", "#B0BEC5", "#B0BEC5", "#B0BEC5", "#B0BEC5", "#B0BEC5", "#B0BEC5", "#B0BEC5", "#B0BEC5", "#B0BEC5", "#B0BEC5", "#B0BEC5", "#B0BEC5", "#B0BEC5", "#B0BEC5", "#B0BEC5", "#B0BEC5", "#B0BEC5", "#B0BEC5", "#B0BEC5", "#B0BEC5", "#B0BEC5", "#B0BEC5", "#B0BEC5", "#B0BEC5", "#B0BEC5", "#B0BEC5", "#B0BEC5", "#B0BEC5", "#B0BEC5", "#B0BEC5", "#B0BEC5", "#B0BEC5", "red", "#B0BEC5", "#B0BEC5"]]}], "label": "Topic 44", "method": "update"}, {"args": [{"marker.color": [["#B0BEC5", "#B0BEC5", "#B0BEC5", "#B0BEC5", "#B0BEC5", "#B0BEC5", "#B0BEC5", "#B0BEC5", "#B0BEC5", "#B0BEC5", "#B0BEC5", "#B0BEC5", "#B0BEC5", "#B0BEC5", "#B0BEC5", "#B0BEC5", "#B0BEC5", "#B0BEC5", "#B0BEC5", "#B0BEC5", "#B0BEC5", "#B0BEC5", "#B0BEC5", "#B0BEC5", "#B0BEC5", "#B0BEC5", "#B0BEC5", "#B0BEC5", "#B0BEC5", "#B0BEC5", "#B0BEC5", "#B0BEC5", "#B0BEC5", "#B0BEC5", "#B0BEC5", "#B0BEC5", "#B0BEC5", "#B0BEC5", "#B0BEC5", "#B0BEC5", "#B0BEC5", "#B0BEC5", "#B0BEC5", "#B0BEC5", "#B0BEC5", "red", "#B0BEC5"]]}], "label": "Topic 45", "method": "update"}, {"args": [{"marker.color": [["#B0BEC5", "#B0BEC5", "#B0BEC5", "#B0BEC5", "#B0BEC5", "#B0BEC5", "#B0BEC5", "#B0BEC5", "#B0BEC5", "#B0BEC5", "#B0BEC5", "#B0BEC5", "#B0BEC5", "#B0BEC5", "#B0BEC5", "#B0BEC5", "#B0BEC5", "#B0BEC5", "#B0BEC5", "#B0BEC5", "#B0BEC5", "#B0BEC5", "#B0BEC5", "#B0BEC5", "#B0BEC5", "#B0BEC5", "#B0BEC5", "#B0BEC5", "#B0BEC5", "#B0BEC5", "#B0BEC5", "#B0BEC5", "#B0BEC5", "#B0BEC5", "#B0BEC5", "#B0BEC5", "#B0BEC5", "#B0BEC5", "#B0BEC5", "#B0BEC5", "#B0BEC5", "#B0BEC5", "#B0BEC5", "#B0BEC5", "#B0BEC5", "#B0BEC5", "red"]]}], "label": "Topic 46", "method": "update"}]}], "title": {"font": {"color": "Black", "size": 22}, "text": "<b>Intertopic Distance Map</b>", "x": 0.5, "xanchor": "center", "y": 0.95, "yanchor": "top"}, "width": 650, "xaxis": {"anchor": "y", "domain": [0, 1], "range": [-16.4, 18.96], "title": {"text": ""}, "visible": false}, "yaxis": {"anchor": "x", "domain": [0, 1], "range": [-7.389, 19.69], "title": {"text": ""}, "visible": false}}}
